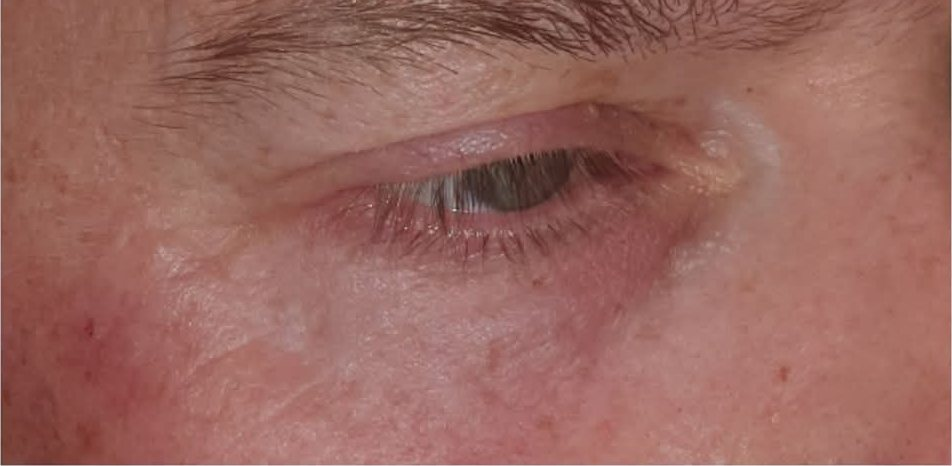
#> input picture sites/dormed-busko/assets/img/ba-oko-po.jpg, 952 x 466 px, given in place of logo.png, which was not available
$ python miniatury_og.py
#> lines starting #> are read from the running program, lines starting #| are printed output that depends on the picture; pictures that were not available may be replaced by others from this repository, and a replacement may not be noted
# -*- coding: utf-8 -*-
"""Generator miniatur Open Graph 1200x630 dla każdej podstrony Dormed."""
from PIL import Image, ImageDraw, ImageFont
import os

DST = "/home/user/www1/sites/dormed-busko/assets/img"
W, H = 1200, 630
BORDO = (110, 21, 51)
BORDO_DARK = (51, 9, 26)
INK = (23, 17, 20)
INK_45 = (140, 128, 133)
PAPER = (255, 255, 255)

FB = "/usr/share/fonts/truetype/liberation/LiberationSans-Bold.ttf"
FR = "/usr/share/fonts/truetype/liberation/LiberationSans-Regular.ttf"

def f(path, size): return ImageFont.truetype(path, size)

LOGO = Image.open(os.path.join(DST, "logo.png")).convert("RGBA")

def wrap(draw, text, font, max_w):
    words, lines, cur = text.split(), [], ""
    for w_ in words:
        t = (cur + " " + w_).strip()
        if draw.textlength(t, font=font) <= max_w:
            cur = t
        else:
            if cur: lines.append(cur)
            cur = w_
    if cur: lines.append(cur)
    return lines

def card(out, title, subtitle, photo, eyebrow="KLINIKA ZDROWIA I URODY"):
#> called with out = 'og.jpg', photo = 'gabinet-masazu.jpg', eyebrow = 'KLINIKA ZDROWIA I URODY'
    img = Image.new("RGB", (W, H), PAPER)
#> img: PIL image 1200x630 RGB; every value is 255
    d = ImageDraw.Draw(img)

    # --- prawa kolumna: zdjęcie ---
    PANEL = 660                                  # szerokość lewego panelu
    ph = Image.open(os.path.join(DST, photo)).convert("RGB")
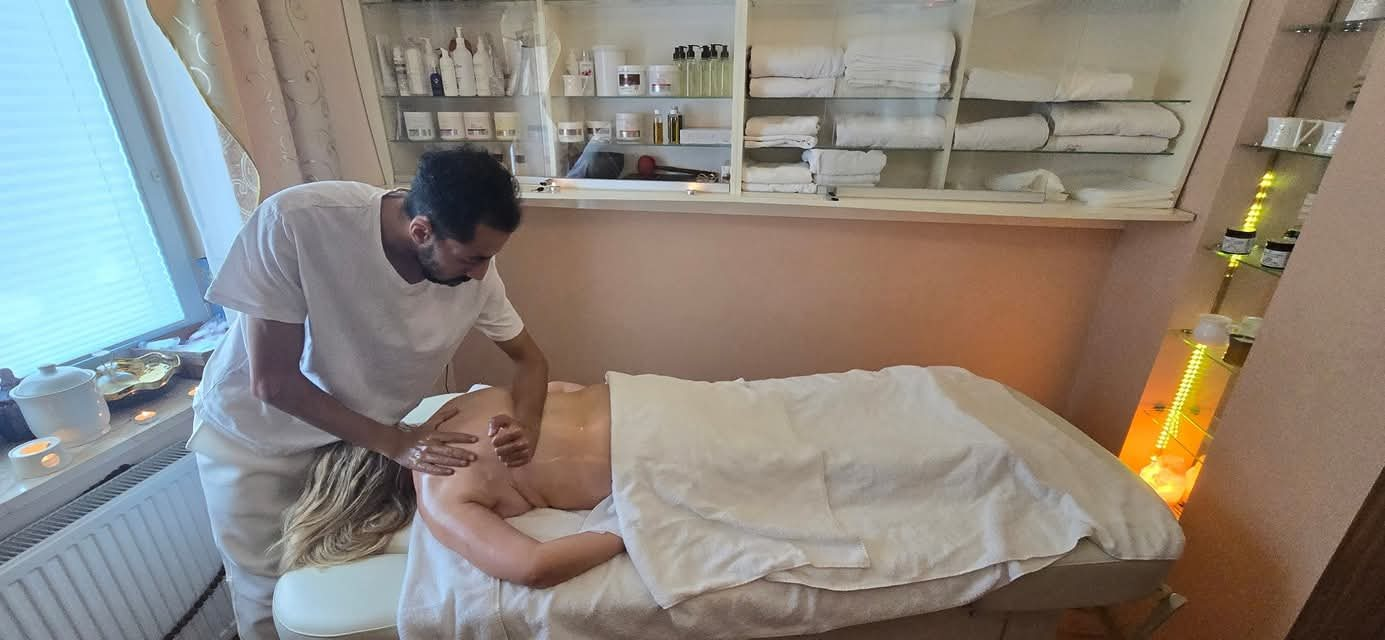
#> input picture sites/dormed-busko/assets/img/gabinet-masazu.jpg, 1385 x 640 px, found by its file name
#> ph is the input picture: PIL image 1385x640 RGB; mean R, G, B 140.4, 133, 124.3
    tw, th = W - PANEL, H
    sc = max(tw / ph.width, th / ph.height)
#> sc = 0.984
    ph = ph.resize((max(1, round(ph.width * sc)), max(1, round(ph.height * sc))), Image.LANCZOS)
#> ph: PIL image 1363x630 RGB
    x = (ph.width - tw) // 2
#> x = 411
    y = int((ph.height - th) * 0.32)
#> y = 0
    img.paste(ph.crop((x, y, x + tw, y + th)), (PANEL, 0))
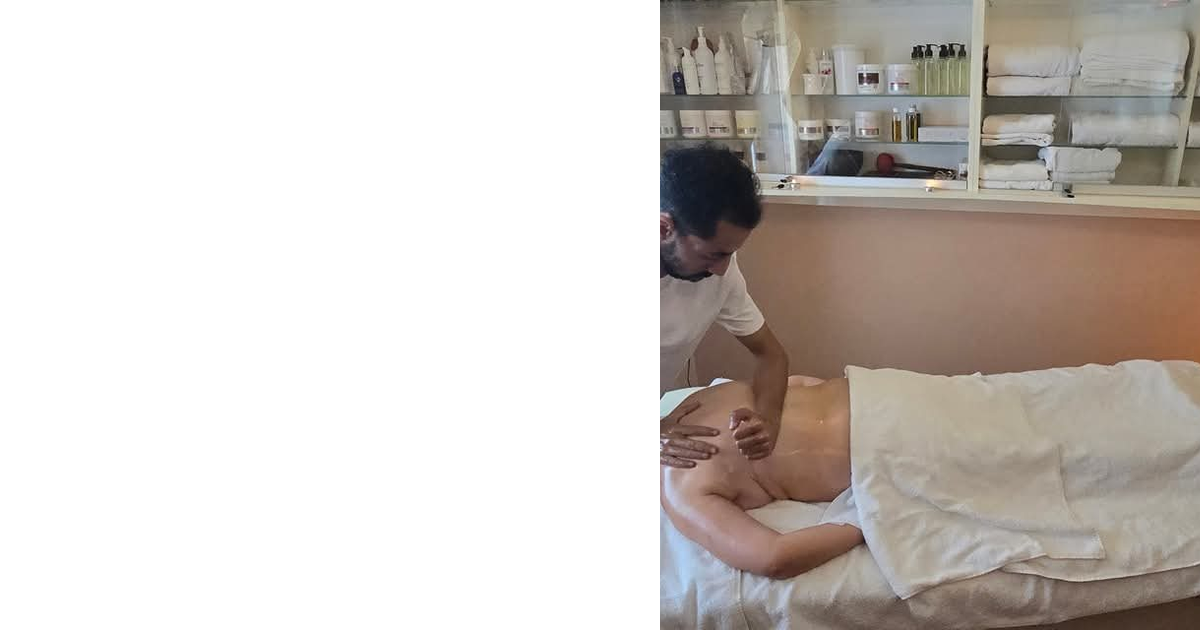
#> img: PIL image 1200x630 RGB; mean R, G, B 205.6, 199.5, 194.8

    # miękkie przejście panel → zdjęcie
    grad = Image.new("L", (90, H))
#> grad: PIL image 90x630 L; every value is 0
    gd = ImageDraw.Draw(grad)
    for i in range(90):
        gd.line([(i, 0), (i, H)], fill=int(255 * (1 - i / 90)))
    img.paste(Image.new("RGB", (90, H), PAPER), (PANEL, 0), grad)
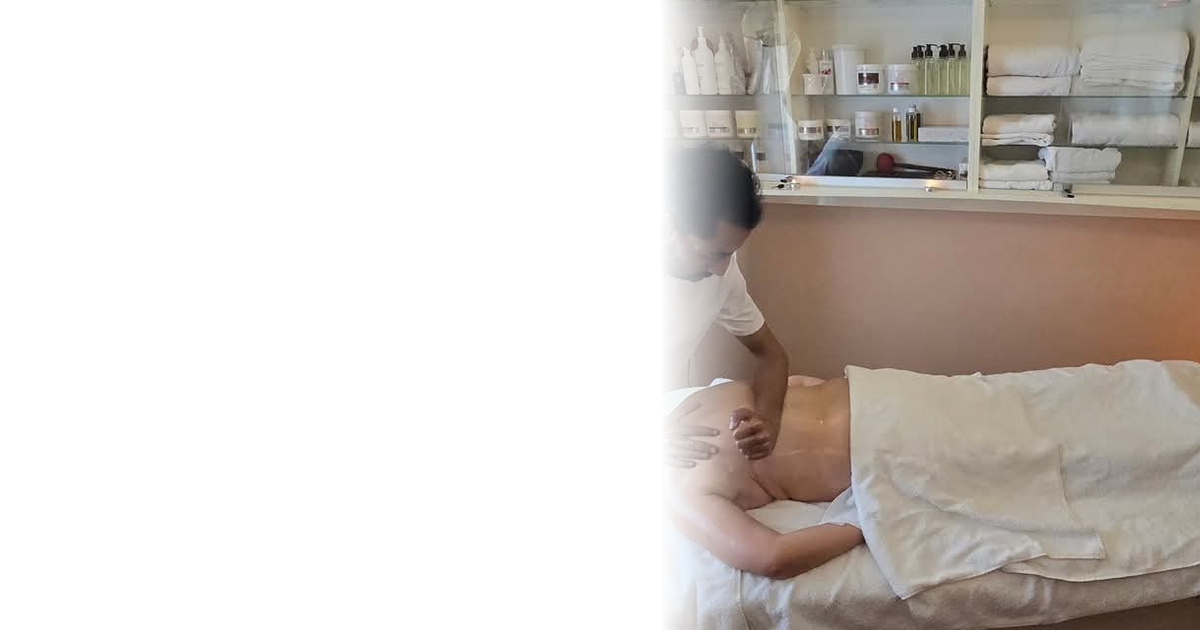
#> img: PIL image 1200x630 RGB; mean R, G, B 210.6, 204.9, 200.2

    # --- lewy panel ---
    d.rectangle([0, 0, 10, H], fill=BORDO)        # pionowy akcent marki

    lg = LOGO.copy()
    lgw = 176
    lg = lg.resize((lgw, round(LOGO.height * lgw / LOGO.width)), Image.LANCZOS)
    img.paste(lg, (58, 44), lg)
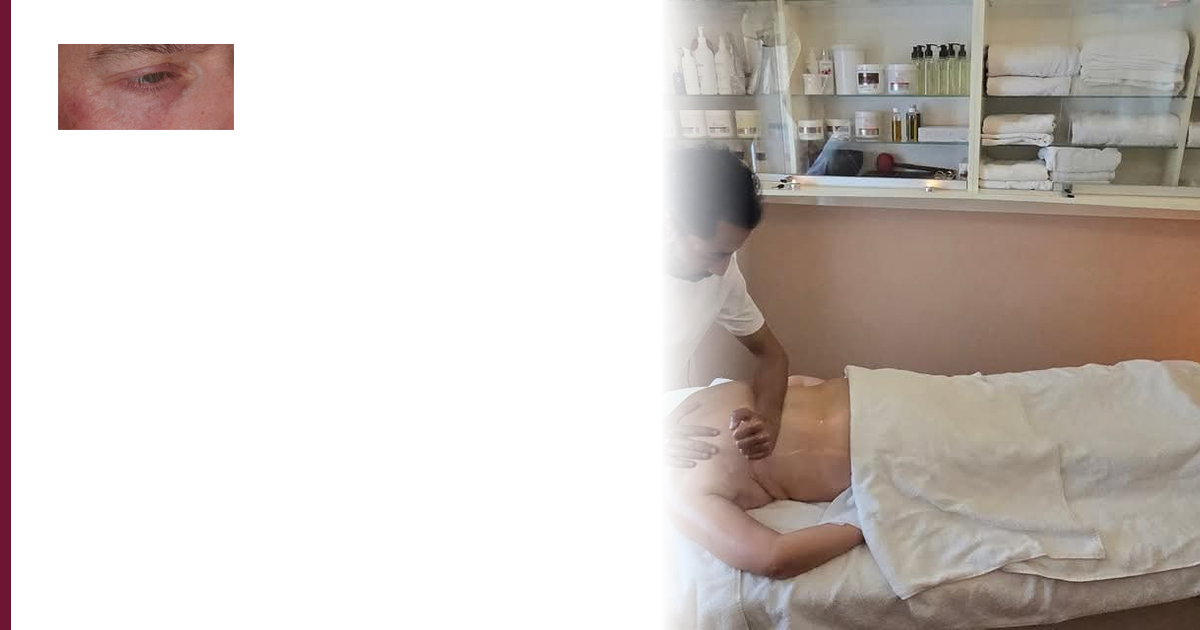
#> img: PIL image 1200x630 RGB; mean R, G, B 207.2, 199.7, 195.1

    y = 44 + lg.height + 18
#> y = 148
    d.text((58, y), eyebrow, font=f(FB, 17), fill=BORDO)
    y += 42
#> y = 190

    fT = f(FB, 56)
    for line in wrap(d, title, fT, PANEL - 120)[:3]:
#> in wrap, `words, lines, cur = text.split(), [], ""`: words = ['Klinika', 'Zdrowia', 'i', 'Urody', 'w', 'sercu', 'uzdrowiska']; cur = ''
        d.text((58, y), line, font=fT, fill=INK)
        y += 66
#> this loop made 3 passes
#> after the loop, y = 388

    y += 10
#> y = 398
    fS = f(FR, 24)
    for line in wrap(d, subtitle, fS, PANEL - 120)[:3]:
        d.text((58, y), line, font=fS, fill=(87, 75, 80))
        y += 34
#> this loop made 2 passes
#> y on pass 1: 432
#> (line, y) on pass 2: ('kosmetologia — od 1991 roku.', 466)
#> after the loop, y = 466

    # stopka panelu
    d.line([(58, H - 96), (PANEL - 70, H - 96)], fill=(236, 230, 228), width=1)
    d.text((58, H - 76), "Busko-Zdrój  ·  ul. Jana Rokosza 5  ·  tel. 41 378 23 18",
           font=f(FR, 21), fill=INK_45)

    img.save(os.path.join(DST, out), "JPEG", quality=88, optimize=True, progressive=True)
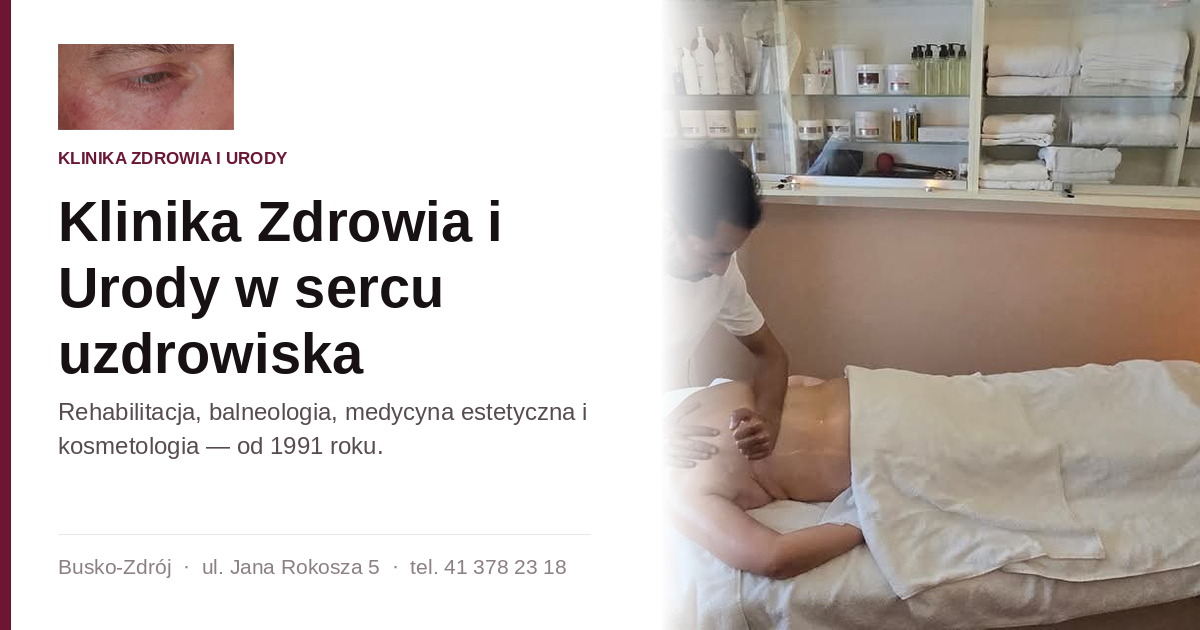
#> saved as og.jpg: PIL image 1200x630 RGB; mean R, G, B 200.4, 192.4, 188
    print("  %-28s %s kB" % (out, os.path.getsize(os.path.join(DST, out)) // 1024))

CARDS = [
    ("og.jpg", "Klinika Zdrowia i Urody w sercu uzdrowiska",
     "Rehabilitacja, balneologia, medycyna estetyczna i kosmetologia — od 1991 roku.",
     "gabinet-masazu.jpg"),
    ("og-osrodek.jpg", "Ośrodek i pokoje",
     "10 komfortowych pokoi z własną łazienką, Wi-Fi i bezpłatnym parkingiem.",
     "budynek-dormed.jpg"),
    ("og-rehabilitacja.jpg", "Rehabilitacja i balneologia",
     "Laser, magnetoterapia 3 T, krioterapia oraz kąpiele siarczkowe i borowinowe.",
     "kapiel-balneologia.jpg"),
    ("og-medycyna-estetyczna.jpg", "Medycyna estetyczna",
     "Kwas hialuronowy, nici liftingujące, botoks i mezoterapia — u lekarza.",
     "ba-usta-po.jpg"),
    ("og-kosmetologia.jpg", "Kosmetologia, laser i podologia",
     "GENEO, PQ Age, peelingi, modelowanie sylwetki, makijaż permanentny.",
     "presoterapia.jpg"),
    ("og-masaze-orientalne.jpg", "Masaże i rytuały orientalne",
     "REFLEXOLOGIC, masaż marokański, jadeitowy i turmalinowy.",
     "masaz-orientalny.jpg"),
    ("og-pakiety.jpg", "Pakiety i pobyty",
     "Rehabilitacja Lecznicza 5 dni z 20 zabiegami, weekend regeneracyjny, pobyt seniorski.",
     "wanna-chromoterapia.jpg"),
    ("og-cennik.jpg", "Cennik zabiegów",
     "Fizykoterapia, balneologia, masaże, kosmetologia, podologia i medycyna estetyczna.",
     "laser-wysokoenergetyczny.jpg"),
    ("og-o-nas.jpg", "O klinice",
     "Dormed Medical SPA — dr n. med. Dorota Sagan. Działamy nieprzerwanie od 1991 roku.",
     "dr-dorota-sagan.jpg"),
    ("og-kontakt.jpg", "Kontakt i rezerwacja",
     "ul. Jana Rokosza 5, Busko-Zdrój. Rezerwacje bez skierowania.",
     "budynek-dormed.jpg"),
]

print("Miniatury Open Graph 1200x630:")
for out, title, sub, photo in CARDS:
    card(out, title, sub, photo)
#> pass 2 of the loop `for out, title, sub, photo in CARDS:`:
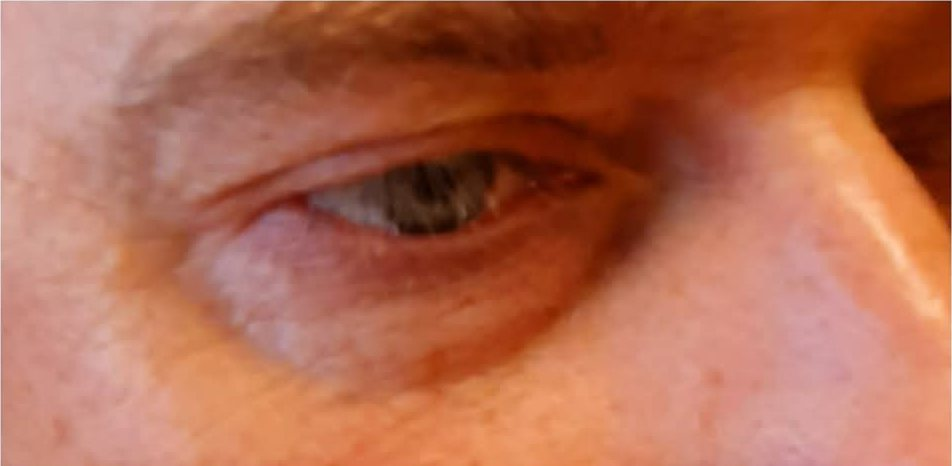
#> input picture sites/dormed-busko/assets/img/ba-oko-przed.jpg, 952 x 466 px, given in place of budynek-dormed.jpg, which was not available
#> in card, ph is the input picture: PIL image 952x466 RGB; mean R, G, B 177.2, 105.9, 81.3
#> ph: PIL image 1287x630 RGB
#> in card (call 2), `img.paste(lg, (58, 44), lg)`:
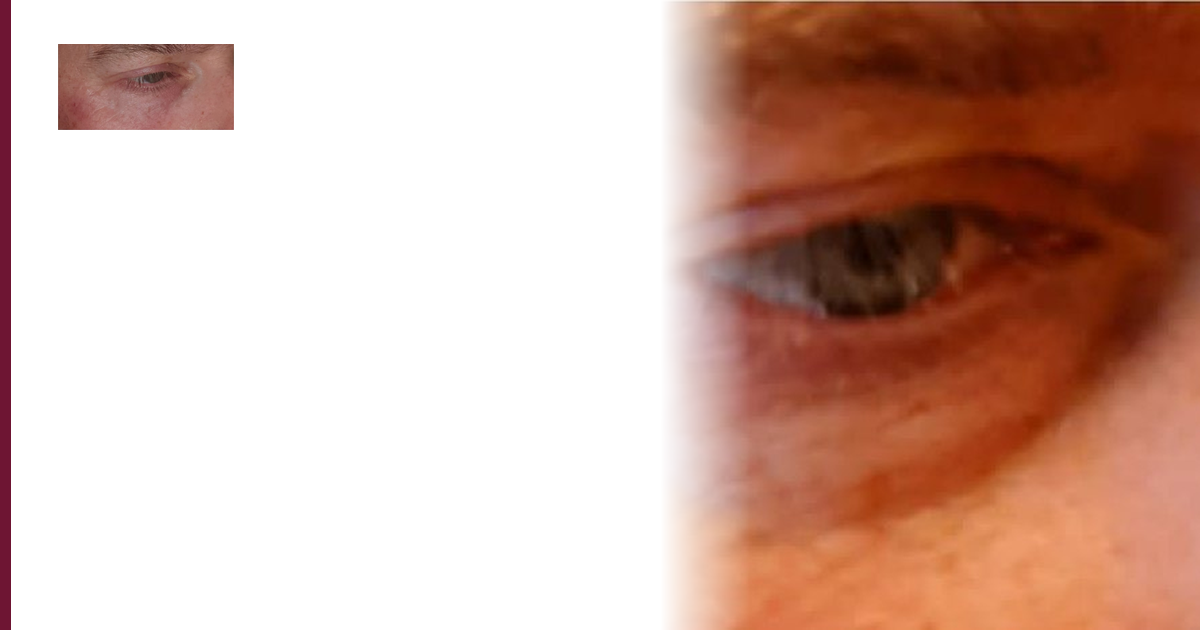
#> img: PIL image 1200x630 RGB; mean R, G, B 209.7, 175.8, 163.7
#> the loop in card (call 2), `for line in wrap(d, title, fT, PANEL - 120)[:3]:` made 1 pass
#> after the loop in card (call 2), `for line in wrap(d, title, fT, PANEL - 120)[:3]:`: y = 256
#> in card (call 2), `y += 10`: y = 266
#> the loop in card (call 2), `for line in wrap(d, subtitle, fS, PANEL - 120)[:3]:` made 2 passes
#> y on pass 1: 300
#> after the loop in card (call 2), `for line in wrap(d, subtitle, fS, PANEL - 120)[:3]:`: y = 334
#> in card (call 2), `img.save(os.path.join(DST, out), "JPEG", quality=88, optimize=True, pr..`:
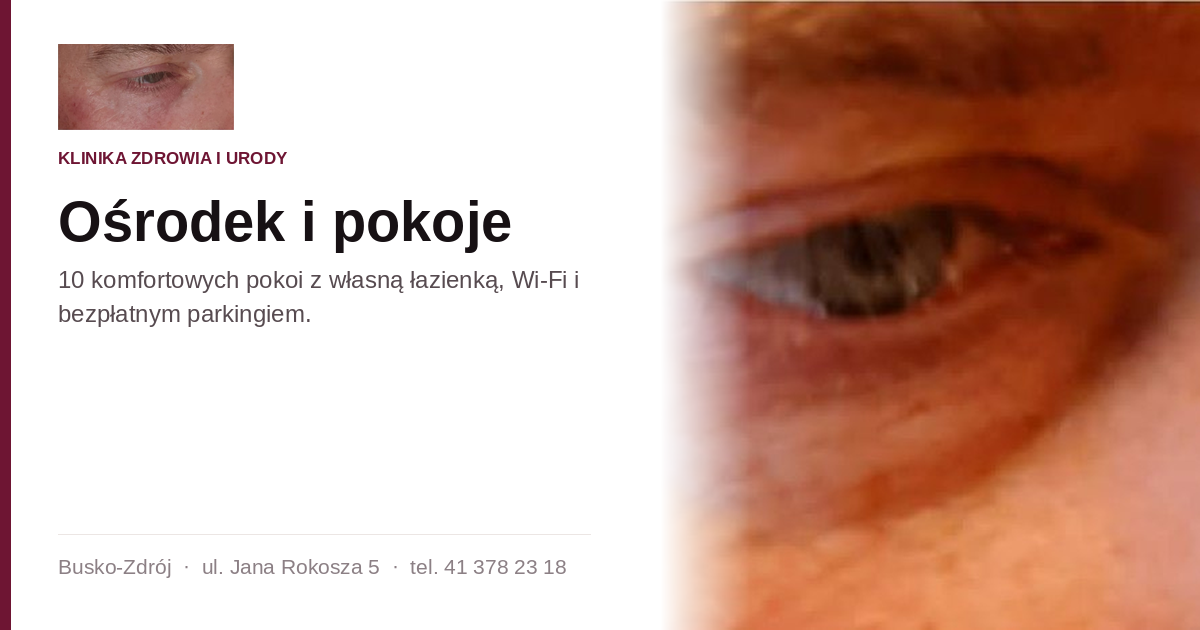
#> saved as og-osrodek.jpg: PIL image 1200x630 RGB; mean R, G, B 206.1, 171.9, 159.9
#> (the run stopped early here; a loop or call above may not have finished)
